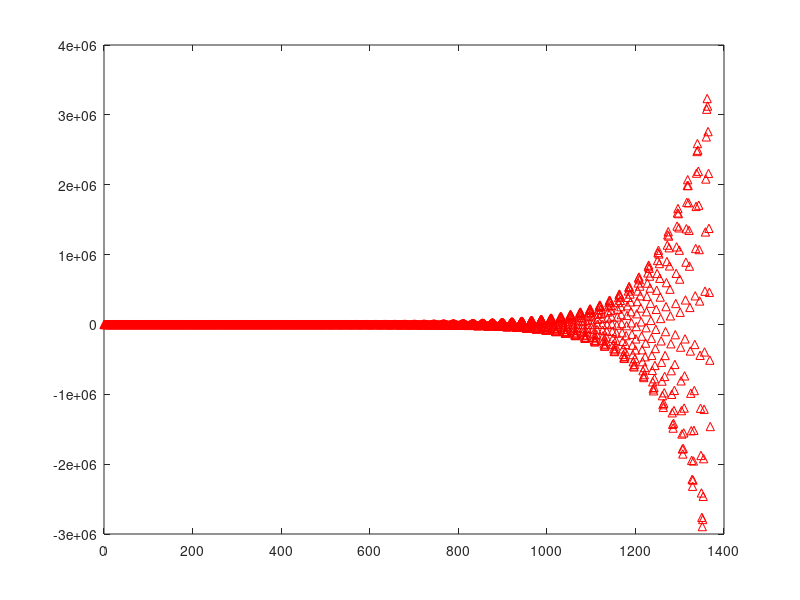

The MATLAB source for this figure:
% Configuracion
pkg load control; pkg load signal;
clear; clear all; close all;

% Coeficientes para HFIR- = HFIR2
c = 0.142622;
d = 0.165435;
e = 1.020408;
u = 1.938776;
v = 1.020408;
N = 300;

% Polinomio de la funcion transferencia HFIR+
num_HFIR2 = [-c d -e];
den_HFIR2 = [1 -u v];

% Grafico de la respuesta al impulso
impz(num_HFIR2,den_HFIR2)
